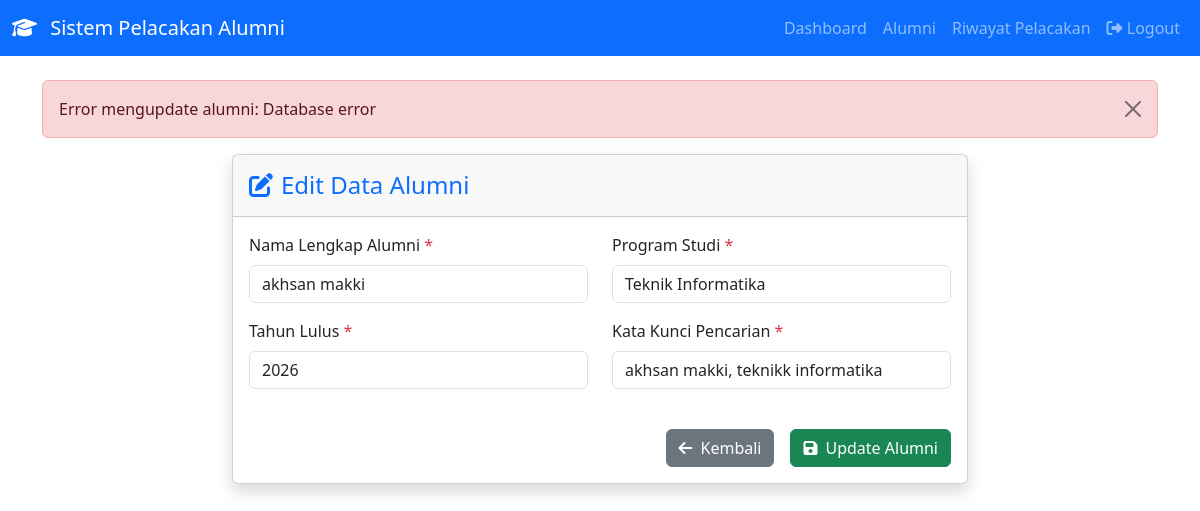
The page /edit_alumni/1 (signed in) on the database its author committed.
### app.py (models this page shows)
class Alumni(db.Model):
    id = db.Column(db.Integer, primary_key=True)
    nama = db.Column(db.String(100), nullable=False)
    program_studi = db.Column(db.String(100), nullable=False)
    tahun_lulus = db.Column(db.Integer, nullable=False)
    kata_kunci = db.Column(db.String(200), nullable=False)

### app.py (the view)
@app.route('/edit_alumni/<int:id>', methods=['GET', 'POST'])
def edit_alumni(id):
    if 'admin_id' not in session:
        return redirect(url_for('login'))
    alumni = Alumni.query.get_or_404(id)
    if request.method == 'POST':
        alumni.nama = request.form.get('nama', '').strip()
        alumni.program_studi = request.form.get('program_studi', '').strip()
        alumni.kata_kunci = request.form.get('kata_kunci', '').strip()
        tahun_lulus_str = request.form.get('tahun_lulus', '')
        if not all([alumni.nama, alumni.program_studi, alumni.kata_kunci, tahun_lulus_str]):
            flash('Semua field harus diisi!', 'danger')
            return render_template('edit_alumni.html', alumni=alumni, current_year=datetime.now().year)
        try:
            tahun_lulus = int(tahun_lulus_str)
            if tahun_lulus < 1900 or tahun_lulus > datetime.now().year + 1:
                raise ValueError("Tahun lulus tidak valid")
            alumni.tahun_lulus = tahun_lulus
        except ValueError:
            flash('Tahun lulus harus berupa angka tahun yang valid (1900-sekarang)!', 'danger')
            return render_template('edit_alumni.html', alumni=alumni, current_year=datetime.now().year)
        db.session.commit()
        flash('Data alumni berhasil diupdate!', 'success')
        return redirect(url_for('alumni'))
    else:
        db.session.rollback()
        flash('Error mengupdate alumni: Database error', 'danger')
        return render_template('edit_alumni.html', alumni=alumni, current_year=datetime.now().year)
    return render_template('edit_alumni.html', alumni=alumni, current_year=datetime.now().year)

### templates/edit_alumni.html (shortened to what this page needs)
{% extends "layout.html" %}
{% block content %}
<div class="row justify-content-center">
    <div class="col-lg-8">
        <div class="card shadow">
            <div class="card-header py-3">
                <h4 class="m-0 font-weight-bold text-primary">
                    <i class="fas fa-edit me-2"></i>Edit Data Alumni
                </h4>
            </div>
            <div class="card-body">
                <form method="POST">
                    <div class="row">
                        <div class="col-md-6 mb-3">
                            <label for="nama" class="form-label">Nama Lengkap Alumni <span class="text-danger">*</span></label>
                            <input type="text" class="form-control" id="nama" name="nama" required
                                   value="{{ alumni.nama }}">
                        </div>
                        <div class="col-md-6 mb-3">
                            <label for="program_studi" class="form-label">Program Studi <span class="text-danger">*</span></label>
                            <input type="text" class="form-control" id="program_studi" name="program_studi" required
                                   value="{{ alumni.program_studi }}">
                        </div>
                    </div>
                    <div class="row">
                        <div class="col-md-6 mb-3">
                            <label for="tahun_lulus" class="form-label">Tahun Lulus <span class="text-danger">*</span></label>
    <input type="number" class="form-control" id="tahun_lulus" name="tahun_lulus" required
                                   min="1900" max="{{ current_year }}" value="{{ alumni.tahun_lulus }}">
                        </div>
                        <div class="col-md-6 mb-3">
                            <label for="kata_kunci" class="form-label">Kata Kunci Pencarian <span class="text-danger">*</span></label>
                            <input type="text" class="form-control" id="kata_kunci" name="kata_kunci" required
                                   value="{{ alumni.kata_kunci }}">
                        </div>
                    </div>
                    <div class="d-grid gap-2 d-md-flex justify-content-md-end mt-4">
                        <a href="{{ url_for('alumni') }}" class="btn btn-secondary me-md-2">
                            <i class="fas fa-arrow-left me-2"></i>Kembali
                        </a>
                        <button type="submit" class="btn btn-success">
                        <i class="fas fa-save me-2"></i>Update Alumni
                        </button>
                    </div>
                </form>
            </div>
        </div>
    </div>
</div>
{% endblock %}

### rows shown on the page
Alumni: nama "akhsan makki", program_studi "Teknik Informatika", tahun_lulus "2026", kata_kunci "akhsan makki, teknikk informatika"

### other values the page prints
{{ message }} "Error mengupdate alumni: Database error"
